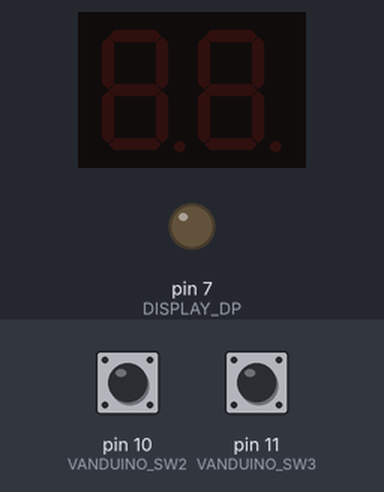
Bench run of a sketch on a simulated Arduino Uno, built with avr-gcc and run on an emulated ATmega328P. Parts: 2-digit seven-segment display, output pins drawn as LEDs (lit = HIGH). Wiring (inferred from the names in the program): 2-digit 7-segment display, segments lit when HIGH: segments pin 0, pin 1, pin 2, pin 3, pin 4, pin 5, pin 6; digit selects pin 9, pin 8. Dashed ring = blinking. Inputs (shaded band) come from the test bench; at power-on: pin 11 (VANDUINO_SW3) HIGH, pin 10 (VANDUINO_SW2) HIGH. The segment pins are drawn as the display they are named for; pins used as bus, display or sensor lines are not drawn.

Above: at 1.2 s.
1.3 s: pin 11 (VANDUINO_SW3) pulled LOW for 0.15 s
At 2.2 s:
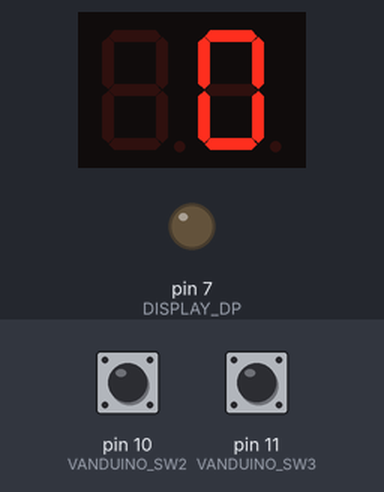
3.1 s: pin 11 (VANDUINO_SW3) pulled LOW for 1 s
At 3.29 s:
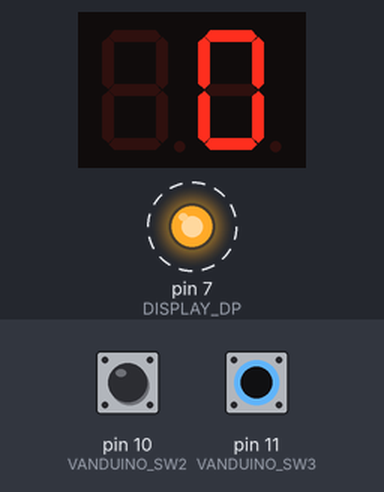
6.1 s: pin 10 (VANDUINO_SW2) pulled LOW for 0.15 s
9.1 s: pin 10 (VANDUINO_SW2) pulled LOW for 1 s
12.1 s: pin 11 (VANDUINO_SW3) pulled LOW for 0.15 s
15.2 s: pin 10 (VANDUINO_SW2) pulled LOW for 0.15 s
At 15.43 s:
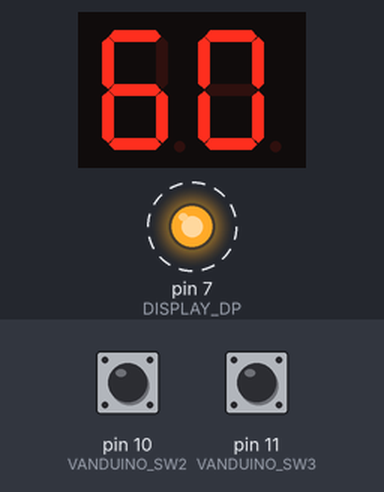
Timing chart, 0 to 65.8 s (numbered marks = the images above; inputs shaded):
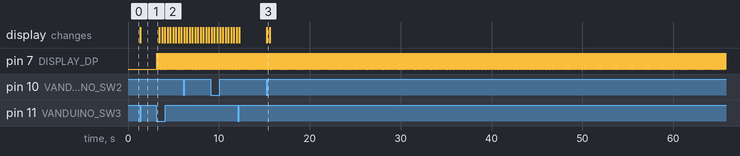

The sketch:

Assignment6.ino
```cpp
// Assignment 6
// Jack Chambers
// Stopwatch


// Includes
#include "Display.h"
#include "Buttons.h"

// constants
const int BTNA = 3;
const int BTNB = 2;

// enums
typedef enum {
  Off,
  Idle,
  Running,
  Stop
} State;


// ISR Exposed Variables
volatile unsigned int ms10 = 0;

volatile bool running = 0;
volatile unsigned int time = 0;

volatile bool flipping = 0;
volatile unsigned int flips = 0;

volatile State timerState = Off;


// Timer Variables
int storedTime = 0;
int timeDisplayed = time;

bool lastA = 0;
bool lastB = 0;

// Private Methods
// 10ms timer1
void TIMER_setup() {
  cli(); // disable interrupts

  TCCR1A = 0; // normal operation
  TCCR1B = 0;
  TCCR1B |= (1 << WGM12); // CTC mode
  TCCR1B |= (1 << CS11) | (1 << CS10); // prescaler 64
  OCR1A = 2499; // compare match value for 10ms

  TIMSK1 |= (1 << OCIE1A); // enable Timer1 compare interrupt

  sei(); // enable interrupts
}


// Wait for 10ms * length
// 0.010s == 1
// 0.100s == 10
// 0.250s == 25
void TIMER_wait(unsigned int length) {
  unsigned int start = ms10;
  while ((unsigned int)(ms10 - start) < length) {
    // busy wait
  }
}


// Timer ISR
ISR(TIMER1_COMPA_vect) {
  ms10++;

  if ((ms10%10 == 0) && (timerState == Running)) {
    time++;
  }

  if ((ms10%25 == 0) && (timerState == Stop)) {
    flips++;
  }
}


void displayTimeStopwatch() {
  if (time < 100) {
    int ones = time / 10;
    int tenths = time % 10;
    DISPLAY_write(ones, tenths, 1, 0);
  } else {
    int tens = time / 100;
    int ones = (time % 100) / 10;
    DISPLAY_write(tens,ones);
  }
}


// Alternating Display
void displayTimeStopped() {
  // entire form  <10s
  if (timeDisplayed < 100) {
    int ones = timeDisplayed / 10;
    int tenths = timeDisplayed % 10;
    DISPLAY_write(ones, tenths, 1, 0);

  // over 10s
  } else {
    if (flips%2==0) {
      int tens = timeDisplayed / 100;
      int ones = (timeDisplayed % 100) / 10;
      DISPLAY_write(tens,ones,0,1);
    } else {
      int tenths = timeDisplayed%10;
      DISPLAY_write(-1, tenths,1,0);
    }
  }
}


// Setup IO
void setup() {
  TIMER_setup();

  DISPLAY_setup();
  DISPLAY_enableCC();

  pinMode(VANDUINO_SW3, INPUT_PULLUP);
  pinMode(VANDUINO_SW2, INPUT_PULLUP);
}


// Hardware Loop
int x = 0;
void loop() {
  bool btnA = digitalRead(VANDUINO_SW3);
  bool btnB = digitalRead(VANDUINO_SW2);

  bool pressedA = (lastA == HIGH) && (btnA == LOW);
  bool pressedB = (lastB == HIGH) && (btnB == LOW);

  DISPLAY_reset();

  // Timer OFF
  if (timerState == Off) {
    // state change conditions
    if (pressedA) {
      timerState = Idle;
    }


    // Timer IDLE
  } else if (timerState == Idle) {
    storedTime = -1;
    time = 0;
    flips = 0;

    DISPLAY_write(-1, 0, 0, 0);

    // state change conditions
    if (pressedA) {
      timerState = Running;
    }


    // Timer RUNNING
  } else if (timerState == Running) {
    displayTimeStopwatch();

    if (pressedB) {
      storedTime = time;
    }

    // state change conditions
    if (pressedA) {
      timerState = Stop;
    }

    // Timer STOPPED
  } else if (timerState == Stop) {
    if ((btnB == LOW) && (storedTime > -1)) {
      timeDisplayed = storedTime;
    } else {
      timeDisplayed = time;
    }

    displayTimeStopped();

    // state change conditions
    if (pressedA) {
      timerState = Idle;
    }
  }


  lastA = btnA;
  lastB = btnB;
}
```

Buttons.cpp
```cpp
// Debounce.cpp
// Jack Chambers
// 12/8/2025

#include "Buttons.h"
#include <Arduino.h>

int oldState[4] = {0,0,0,0};
int pressed[4] = {0,0,0,0};
int stale[4] = {0,0,0,0};
int timer[4] = {0,0,0,0};
const int DEBOUNCE_TIME = 25;

// Setup button
void BUTTON_setup(int idx) {
	pinMode(BUTTON_IDX[idx], INPUT);
}

// Overload without debounceTime
int BUTTON_db(int switchIdx) {
	return BUTTON_db(switchIdx, DEBOUNCE_TIME);
}

// Overload with defined debounce time
int BUTTON_db(int switchIdx, int debounceTime) {
  int state = digitalRead(VANDUINO_SW0);

  if (state == oldState[switchIdx]) {
    if (timer[switchIdx] > debounceTime) {
      pressed[switchIdx] = 1;
    } else {
      timer[switchIdx]++;
    }
  } else {
    timer[switchIdx] = 0;
    stale[switchIdx] = 0;
    pressed[switchIdx] = 0;
  }

  if (pressed[switchIdx] && !(stale[switchIdx])) {
    stale[switchIdx] = 1;
    return 1;
  }

  return 0;
}
```

Buttons.h
```cpp
#ifndef __BUTTONS_H__
#define __BUTTONS_H__

#include "Vanduino.h"

const int BUTTON_IDX[4] = {VANDUINO_SW0, VANDUINO_SW1, VANDUINO_SW2, VANDUINO_SW3};

int BUTTON_db(int buttonIdx);
int BUTTON_db(int buttonIdx, int debounceTime);
void BUTTON_setup(int buttonIdx);

#endif // __BUTTONS_H__
```

Display.cpp
```cpp
// Jack Chambers
// Display.cpp
// 9/24/2025
// Contains methods to control the 7 Segment display on the Vanduino

/*

!! Vanduino Conflicts !!
	Serial (D0, D1)
	Keypad (D0 - D7)

*/

#include "Display.h"
#include <Arduino.h>

int CC_ENABLED = 0;

void DISPLAY_setup() {
	// Set up display pins for output
	pinMode(DISPLAY_A, OUTPUT);
	pinMode(DISPLAY_B, OUTPUT);
	pinMode(DISPLAY_C, OUTPUT);
	pinMode(DISPLAY_D, OUTPUT);
	pinMode(DISPLAY_E, OUTPUT);
	pinMode(DISPLAY_F, OUTPUT);
	pinMode(DISPLAY_G, OUTPUT);
	pinMode(DISPLAY_DP, OUTPUT);
}


void DISPLAY_enableCC() {
	CC_ENABLED = 1;
	pinMode(DISPLAY_CC1, OUTPUT);
	pinMode(DISPLAY_CC2, OUTPUT);
};


void DISPLAY_clear() {
	digitalWrite(DISPLAY_CC1, 	LOW);
	digitalWrite(DISPLAY_CC2, 	LOW);
	DISPLAY_reset();
}

void DISPLAY_reset() {
	digitalWrite(DISPLAY_A, 	LOW);
	digitalWrite(DISPLAY_B, 	LOW);
	digitalWrite(DISPLAY_C, 	LOW);
	digitalWrite(DISPLAY_D, 	LOW);
	digitalWrite(DISPLAY_E, 	LOW);
	digitalWrite(DISPLAY_F, 	LOW);
	digitalWrite(DISPLAY_G, 	LOW);
	digitalWrite(DISPLAY_DP, 	LOW);
}


void DISPLAY_setDecimal(int on) {
	digitalWrite(DISPLAY_DP, on);
}


// Writes to the display
// -1 represents displaying nothing
// 0-15 Hex
void DISPLAY_write(int nibble) {
	int truncated = nibble % 16;

	DISPLAY_reset();

	switch (truncated) {
		case -1:
			digitalWrite(DISPLAY_A, LOW);
			digitalWrite(DISPLAY_B, LOW);
			digitalWrite(DISPLAY_C, LOW);
			digitalWrite(DISPLAY_D, LOW);
			digitalWrite(DISPLAY_E, LOW);
			digitalWrite(DISPLAY_F, LOW);
			digitalWrite(DISPLAY_G, LOW);
			break;

		case 0:
			digitalWrite(DISPLAY_A, HIGH);
			digitalWrite(DISPLAY_B, HIGH);
			digitalWrite(DISPLAY_C, HIGH);
			digitalWrite(DISPLAY_D, HIGH);
			digitalWrite(DISPLAY_E, HIGH);
			digitalWrite(DISPLAY_F, HIGH);
			break;

		case 1:
			digitalWrite(DISPLAY_B, HIGH);
			digitalWrite(DISPLAY_C, HIGH);
			break;

		case 2:
			digitalWrite(DISPLAY_A, HIGH);
			digitalWrite(DISPLAY_B, HIGH);
			digitalWrite(DISPLAY_G, HIGH);
			digitalWrite(DISPLAY_E, HIGH);
			digitalWrite(DISPLAY_D, HIGH);
			break;

		case 3:
			digitalWrite(DISPLAY_A, HIGH);
			digitalWrite(DISPLAY_B, HIGH);
			digitalWrite(DISPLAY_G, HIGH);
			digitalWrite(DISPLAY_C, HIGH);
			digitalWrite(DISPLAY_D, HIGH);
			break;

		case 4:
			digitalWrite(DISPLAY_F, HIGH);
			digitalWrite(DISPLAY_B, HIGH);
			digitalWrite(DISPLAY_G, HIGH);
			digitalWrite(DISPLAY_C, HIGH);
			break;

		case 5:
			digitalWrite(DISPLAY_A, HIGH);
			digitalWrite(DISPLAY_F, HIGH);
			digitalWrite(DISPLAY_G, HIGH);
			digitalWrite(DISPLAY_C, HIGH);
			digitalWrite(DISPLAY_D, HIGH);
			break;

		case 6:
			digitalWrite(DISPLAY_A, HIGH);
			digitalWrite(DISPLAY_F, HIGH);
			digitalWrite(DISPLAY_G, HIGH);
			digitalWrite(DISPLAY_C, HIGH);
			digitalWrite(DISPLAY_D, HIGH);
			digitalWrite(DISPLAY_E, HIGH);
			break;

		case 7:
			digitalWrite(DISPLAY_A, HIGH);
			digitalWrite(DISPLAY_B, HIGH);
			digitalWrite(DISPLAY_C, HIGH);
			break;

		case 8:
			digitalWrite(DISPLAY_A, HIGH);
			digitalWrite(DISPLAY_B, HIGH);
			digitalWrite(DISPLAY_C, HIGH);
			digitalWrite(DISPLAY_D, HIGH);
			digitalWrite(DISPLAY_E, HIGH);
			digitalWrite(DISPLAY_F, HIGH);
			digitalWrite(DISPLAY_G, HIGH);
			break;

		case 9:
			digitalWrite(DISPLAY_A, HIGH);
			digitalWrite(DISPLAY_B, HIGH);
			digitalWrite(DISPLAY_C, HIGH);
			digitalWrite(DISPLAY_D, HIGH);
			digitalWrite(DISPLAY_F, HIGH);
			digitalWrite(DISPLAY_G, HIGH);
			break;

		case 10: // A
			digitalWrite(DISPLAY_A, HIGH);
			digitalWrite(DISPLAY_B, HIGH);
			digitalWrite(DISPLAY_C, HIGH);
			digitalWrite(DISPLAY_E, HIGH);
			digitalWrite(DISPLAY_F, HIGH);
			digitalWrite(DISPLAY_G, HIGH);
			break;

		case 11: // B
			digitalWrite(DISPLAY_C, HIGH);
			digitalWrite(DISPLAY_D, HIGH);
			digitalWrite(DISPLAY_E, HIGH);
			digitalWrite(DISPLAY_F, HIGH);
			digitalWrite(DISPLAY_G, HIGH);
			break;

		case 12: // C
			digitalWrite(DISPLAY_A, HIGH);
			digitalWrite(DISPLAY_D, HIGH);
			digitalWrite(DISPLAY_E, HIGH);
			digitalWrite(DISPLAY_F, HIGH);
			break;

		case 13: // D
			digitalWrite(DISPLAY_B, HIGH);
			digitalWrite(DISPLAY_C, HIGH);
			digitalWrite(DISPLAY_D, HIGH);
			digitalWrite(DISPLAY_E, HIGH);
			digitalWrite(DISPLAY_G, HIGH);
			break;

		case 14: // E
			digitalWrite(DISPLAY_A, HIGH);
			digitalWrite(DISPLAY_D, HIGH);
			digitalWrite(DISPLAY_E, HIGH);
			digitalWrite(DISPLAY_F, HIGH);
			digitalWrite(DISPLAY_G, HIGH);
			break;

		case 15: // F
			digitalWrite(DISPLAY_A, HIGH);
			digitalWrite(DISPLAY_E, HIGH);
			digitalWrite(DISPLAY_F, HIGH);
			digitalWrite(DISPLAY_G, HIGH);
			break;
	}
}


// Uses SW0 and SW1 pins
// Must bridge connection between S & C (source & cathode)
void DISPLAY_write(int leftNibble, int rightNibble) {
	// If CC's aren't enabled, just display the left digit
	if (!CC_ENABLED) {
		DISPLAY_write(leftNibble);
		return;
	}

	DISPLAY_write(leftNibble);
	digitalWrite(DISPLAY_CC1, LOW);
	digitalWrite(DISPLAY_CC2, HIGH);

	delay(10);

	DISPLAY_write(rightNibble);
	digitalWrite(DISPLAY_CC2, LOW);
	digitalWrite(DISPLAY_CC1, HIGH);

	delay(10);
}


void DISPLAY_write(int leftNibble, int rightNibble, int dpLeft, int dpRight) {
	// If CC's aren't enabled, just display the left digit
	if (!CC_ENABLED) {
		DISPLAY_write(leftNibble);
		return;
	}

	DISPLAY_write(leftNibble);
	DISPLAY_setDecimal(dpLeft);
	digitalWrite(DISPLAY_CC1, LOW);
	digitalWrite(DISPLAY_CC2, HIGH);

	delay(10);

	DISPLAY_write(rightNibble);
	DISPLAY_setDecimal(dpRight);
	digitalWrite(DISPLAY_CC2, LOW);
	digitalWrite(DISPLAY_CC1, HIGH);

	delay(10);
}


void DISPLAY_write(int displayState[7]) {
	DISPLAY_reset();

	for (int i=0; i<7; i++) {
		int pin = i;
		int state = displayState[i];
		digitalWrite(pin, state);
	}
}


void DISPLAY_write(int left[7], int right[7]) {
	// If CC's aren't enabled, just display the left digit
	if (!CC_ENABLED) {
		DISPLAY_write(left);
		return;
	}

	DISPLAY_write(left);
	digitalWrite(DISPLAY_CC1, LOW);
	digitalWrite(DISPLAY_CC2, HIGH);

	delay(10);

	DISPLAY_write(right);
	digitalWrite(DISPLAY_CC2, LOW);
	digitalWrite(DISPLAY_CC1, HIGH);

	delay(10);
}


void DISPLAY_write(int customLeft[7], int right) {
	// If CC's aren't enabled, just display the left digit
	if (!CC_ENABLED) {
		DISPLAY_write(customLeft);
		return;
	}

	DISPLAY_write(customLeft);
	digitalWrite(DISPLAY_CC1, LOW);
	digitalWrite(DISPLAY_CC2, HIGH);

	delay(10);

	DISPLAY_write(right);
	digitalWrite(DISPLAY_CC2, LOW);
	digitalWrite(DISPLAY_CC1, HIGH);

	delay(10);
}


void DISPLAY_write(int left, int customRight[7]) {
	// If CC's aren't enabled, just display the left digit
	if (!CC_ENABLED) {
		DISPLAY_write(left);
		return;
	}

	DISPLAY_write(left);
	digitalWrite(DISPLAY_CC1, LOW);
	digitalWrite(DISPLAY_CC2, HIGH);

	delay(10);

	DISPLAY_write(customRight);
	digitalWrite(DISPLAY_CC2, LOW);
	digitalWrite(DISPLAY_CC1, HIGH);

	delay(10);
}
```

Display.h
```cpp
// Jack Chambers
// Display.h
// 9/24/2025
// Contains header info for 7seg display on vanduino

/*

!! Vanduino Conflicts !!
	Serial (D0, D1)
	Keypad (D0 - D7)

*/


#ifndef __DISPLAY_H__
#define __DISPLAY_H__

// Display Pins
#define DISPLAY_A 0 // NOTE: A & B overwrite serial comm (pins 0-1)
#define DISPLAY_B 1
#define DISPLAY_C 2
#define DISPLAY_D 3
#define DISPLAY_E 4
#define DISPLAY_F 5
#define DISPLAY_G 6
#define DISPLAY_DP 7

const int DISPLAY_CUSTOM_ORDER[7] = {0,1,2,3,4,5,6};

// Display Pullup Resistors
#define DISPLAY_CC1 9 // Shares with SW1
#define DISPLAY_CC2 8 // Shares with SW0

// Enable seperate display
void DISPLAY_enableCC();

// Setup the display module
void DISPLAY_setup();

// Set all pins LOW
void DISPLAY_reset();

// Set all pins low for both digits
void DISPLAY_clear();

// Set the decimal point active or not
void DISPLAY_setDecimal(int enabled);

// Write an int (0-15) to the display
void DISPLAY_write(int hex);

// Write two ints to the display (0-15)
void DISPLAY_write(int hexLeft, int hexRight);

// Write to display two chars, two dps
void DISPLAY_write(int leftNibble, int rightNibble, int dpLeft, int dpRight);

// Write a custom array of values to the display (LOW or HIGH)
// {A,B,...,F,G}
void DISPLAY_write(int displayState[7] );

// Write a custom array of values to individual segments
// Requires CC Enabled
void DISPLAY_write(int left[7], int right[7]);

// Write a custom value to the left and hex to the right
// Requires CC Enabled
void DISPLAY_write(int customLeft[7], int rightHex);

// Write a seperate value to the right segment, and a hex to the left
// Requires CC Enabled
void DISPLAY_write(int leftHex, int customRight[7]);

#endif // __DISPLAY_H__
```

Vanduino.h
```cpp
// Jack Chambers
// Vanduino.h
// 9/24/2025
// Contains definitions for parts of the vanduino shield
// easier to reference than the schematic

#ifndef __VANDUINO_H__
#define __VANDUINO_H__

// Vanduino Pins

// Note: Switches are active LOW
// digitalRead(SWx) == LOW
#define VANDUINO_SW0 8
#define VANDUINO_SW1 9
#define VANDUINO_SW2 10
#define VANDUINO_SW3 11

#define VANDUINO_LED 13

#define VANDUINO_POT 14

#endif // __VANDUINO_H__
```

Measured:
- after the input at 1.3 s, the display: changes after 0.06 s (image 1)
- after the input at 3.1 s, pin 7 (DISPLAY_DP): alternates HIGH for 0.01 s and LOW for 0.01 s, starting at once
- after the input at 15.2 s, the display: changes after 0.08 s (image 3)
